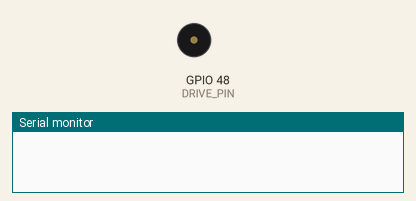
Recording of a sketch running on a simulated ESP32. Shown: buzzer (waves = sounding), the last lines printed to the serial monitor.

Above: at 0.0 s.
At 1.1 s:
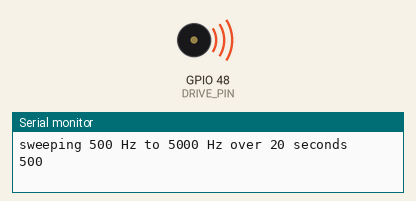
Timing chart, 0 to 41.0 s (numbered marks = the images above):
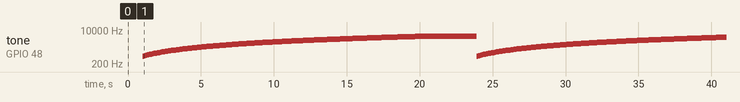

Measured:
- by itself, tone on GPIO 48 (DRIVE_PIN): plays 500 Hz for 0.11 s, 525 Hz for 0.11 s, 550 Hz for 0.11 s, 575 Hz for 0.11 s, 600 Hz for 0.11 s, 625 Hz for 0.11 s … (337 notes in this stretch)

The sketch:

4.3_Driving_A_Buzzer_Through_A_Transistor.ino
```cpp
/**
 **************************************************
 *
 * @file        4.3_Driving_A_Buzzer_Through_A_Transistor.ino
 * @brief       Drives a passive buzzer through an NPN transistor from the + row, with a flyback diode.
 *              Sweeps 500 Hz to 5 kHz so you can hear where its resonance is.
 *              For details, connection diagram and more, check out the example documentation at: <link placeholder>
 * @author      Borna Zelenika @ soldered.com
 ***************************************************
 */

/*
IO48 drives the base of the transistor through a 10 kOhm resistor, and the transistor switches the buzzer against
VCC.

The transistor is here because the pin cannot do this job: it gives a few tens of milliamps, while the coil is a
low resistance that will take as much current as it can get.

The band on the 1N4148 marks the cathode and belongs on the positive side. Fitted the other way round it conducts
all the time and shorts the buzzer out.
*/
const int DRIVE_PIN = 48;

const int PWM_RESOLUTION = 8;

void setup() {
  Serial.begin(115200);
  delay(1000);

  Serial.println();

  ledcAttach(DRIVE_PIN, 1000, PWM_RESOLUTION);
  ledcWrite(DRIVE_PIN, 0);
}

/*
Listen rather than watch. Somewhere in the range the buzzer gets dramatically louder over a span of a few hundred
hertz, then drops back. That peak is mechanical resonance: driving the disc at its natural frequency makes each
push land in step with the movement already happening.

Write the frequency down. Two buzzers from the same batch will not peak at quite the same place.
*/
void loop() {
  Serial.println("sweeping 500 Hz to 5000 Hz over 20 seconds");

  for (int hz = 500; hz <= 5000; hz += 25) {
    ledcWriteTone(DRIVE_PIN, hz);
    Serial.println(hz);
    delay(110);
  }

  ledcWrite(DRIVE_PIN, 0);
  Serial.println("done");
  delay(3000);
}
```
